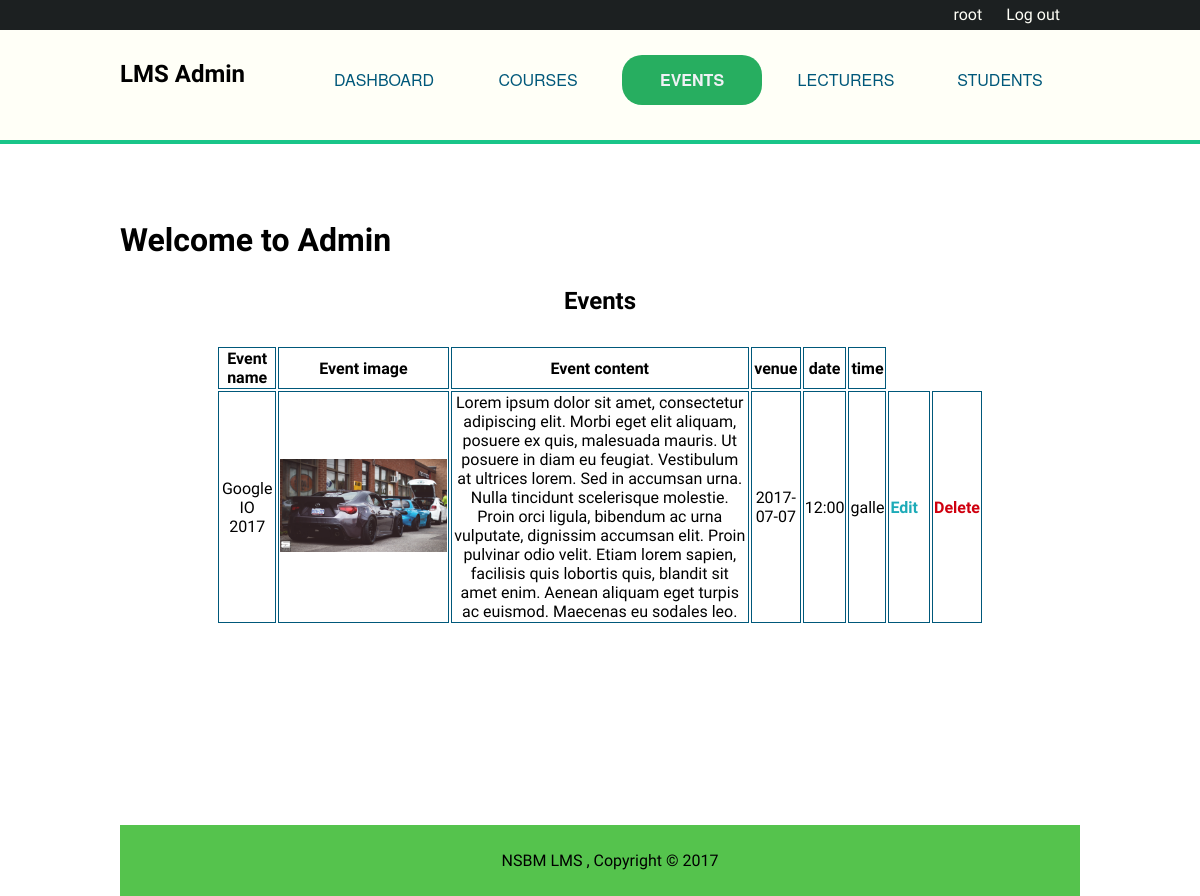
The app's page /admin/admin_viewevents.php (signed in) with its own data.
### tables this page shows
CREATE TABLE `events` (
  `events_id` int(11) NOT NULL,
  `event_name` varchar(255) NOT NULL,
  `event_image` text NOT NULL,
  `event_content` text NOT NULL,
  `venue` varchar(255) NOT NULL,
  `date` date NOT NULL,
  `time` varchar(255) NOT NULL
);

### admin/admin_viewevents.php (the view, shortened to what this page needs)
<?php
include "../php/db.php";
?>
    <?php   include "./includes/head.php";
            include "./includes/navBars_events.php"    ?>
        <div class="main">
            <div class="container">
                <h1>Welcome to Admin <sub style="color:gray;"> <?php echo $_SESSION['fullname'] ?> </sub></h1>
                <div class="addEvent">
                    <h2>Events</h2>
                    <div class="existCourses">
            <?php
        $query ="select * from events";
        $select_events=mysqli_query($connection,$query);
        ?>
                <table class="viewEvents">
                    <thead>
                        <tr>
                            <th>Event name</th>
                            <th>Event image</th>
                            <th>Event content</th>
                            <th>venue</th>
                            <th>date</th>
                            <th>time</th>
                        </tr>
                    </thead>
                    <tbody>
                        <?php
        while($row=mysqli_fetch_assoc($select_events)){
            $id = $row["events_id"];
            $e_name = $row["event_name"];
            $e_image = $row["event_image"];
            $e_content = $row["event_content"];
            $e_date = $row["date"];
            $e_time = $row["time"];
            $e_venue = $row["venue"];
            echo "<tr>";
            echo "<td>{$e_name}</td>";
            echo "<td><img width='100%' src='../website/{$e_image}' alt='image'></td>";
            echo "<td>{$e_content}</td>";
            echo "<td>{$e_date}</td>";
            echo "<td>{$e_time}</td>";
            echo "<td>{$e_venue}</td>";
            echo "<td><a href='admin_viewevents.php?edit={$id}' class='edit'>Edit</a></td>";
            echo "<td><a href='admin_viewevents.php?delete={$id}&name={$e_image}' class='delete'>Delete</a></td>";
            echo "</tr>";
        }
        ?>
                    </tbody>
                </table>
        </div>
        <?php   include "./includes/footer.php";    ?>

### admin/css/styles.css (style rules this page uses)
body { font-size: 16px; margin: 0; padding: 0; height: 100%; overflow-x: hidden; font-family: 'Bubbler One', sans-serif; }
.container { width: 80%; overflow: hidden; margin: auto; }
a { text-decoration: none; }
a:link { color: #000; text-decoration: none; }
.main { z-index: 1; padding-top:200px; }
.existCourses table { width: 80%; margin:auto; margin-top:30px; text-align: center; }
.existCourses table th,td { border: 1px solid #00587A; border-collapse: collapse; }
.existCourses table .delete { color: #CF000F; font-weight: bold; }
.existCourses table .edit { color: #1DABB8; font-weight: bold; margin-right: 10px; }
.inq table th,td { border: 1px solid #00587A; border-collapse: collapse; }
.addEvent { text-align: center; }

### records on screen
events: event_name "Google IO 2017", event_image (picture), event_content "Lorem ipsum dolor sit amet, consectetur adipiscing elit. Morbi eget elit aliquam, posuere ex quis, malesuada mauris. Ut posuere in diam eu feugiat. Vestibulum at ultrices lorem. Sed in accumsan urna. Nulla tincidunt scelerisque molestie. Proin orci ligula, bibendum ac urna vulputate, dignissim accumsan elit. Proin pulvinar odio velit. Etiam lorem sapien, facilisis quis lobortis quis, blandit sit amet enim. Aenean aliquam eget turpis ac euismod. Maecenas eu sodales leo.", date "2017-07-07", time "12:00", venue "galle"

### other values on screen
$_SESSION['username'] "root"
